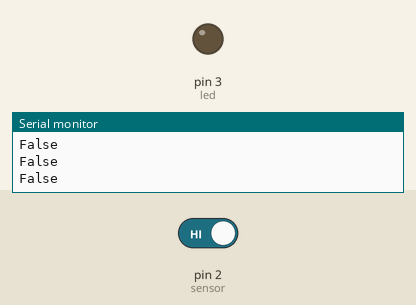
This sketch was run on a simulated Arduino Uno, built with avr-gcc and run on an emulated ATmega328P. On the bench: output pins drawn as LEDs (lit = HIGH), the last lines printed to the serial monitor. Inputs (shaded band) come from the test bench; at power-on: pin 2 (sensor) HIGH.

Above: at 1.2 s.
1.3 s: pin 2 (sensor) driven LOW
At 2.1 s:
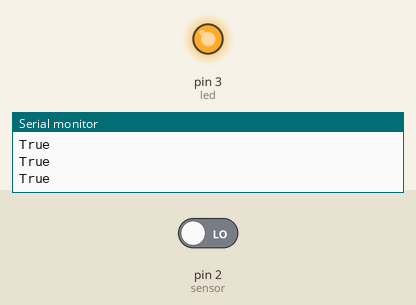
2.9 s: pin 2 (sensor) driven HIGH
At 3.4 s:
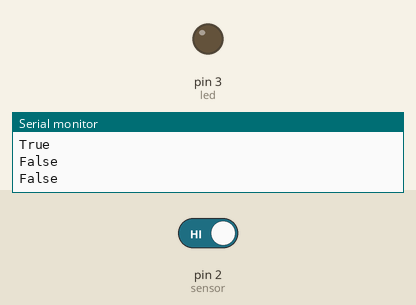
Timing chart, 0 to 5.9 s (numbered marks = the images above; inputs shaded):
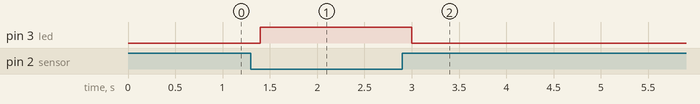

The sketch:

Ir_Sensor.ino
```cpp
int sensor =  2;
int led = 3;
void setup() {
  pinMode(sensor, INPUT);
  pinMode(led, OUTPUT);
  Serial.begin(9600);
}

void loop() {
  if (digitalRead(sensor) == LOW) {
    digitalWrite(led, HIGH);
    Serial.println("True");
    delay(200);
  }
  else {
    digitalWrite(led, LOW);
    Serial.println("False");
    delay(200);
  }

}
```

Measured:
- after the input at 1.3 s, pin 3 (led): LOW → HIGH after 0.10 s
- after the input at 2.9 s, pin 3 (led): HIGH → LOW after 0.10 s
